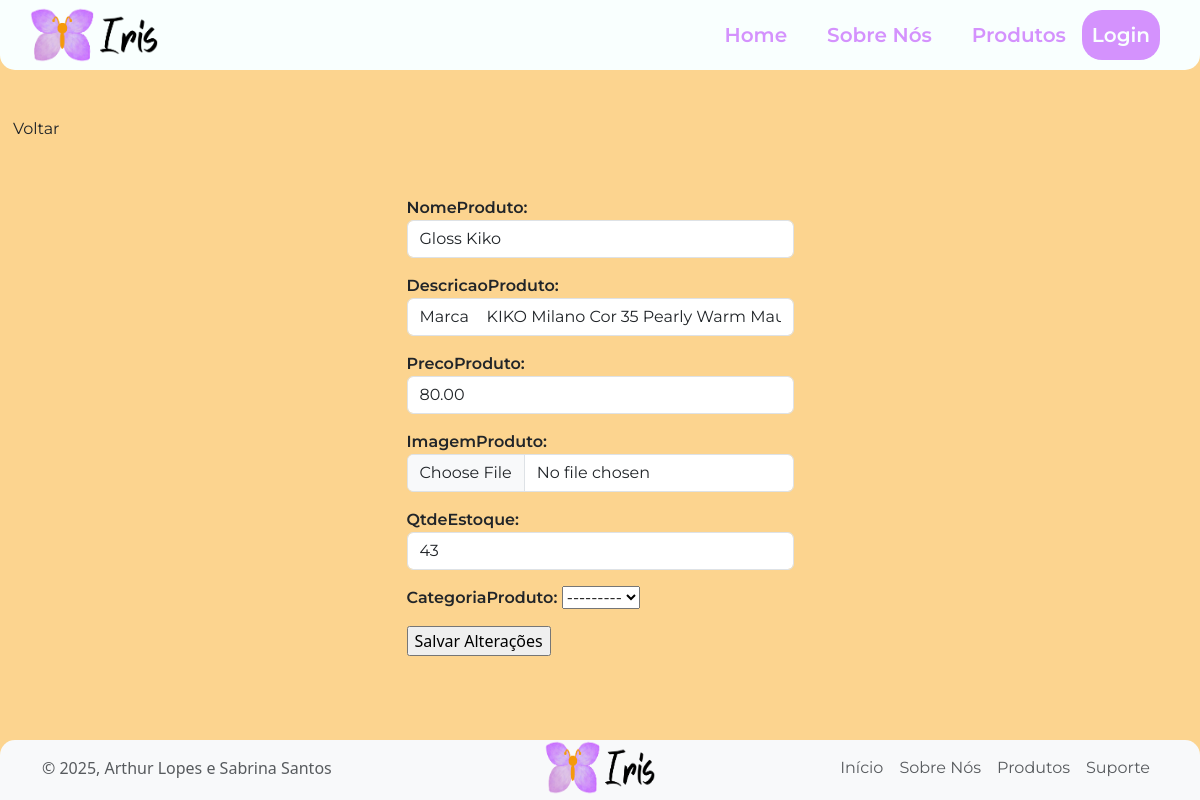
The app's page /editar-produto/5, older data.
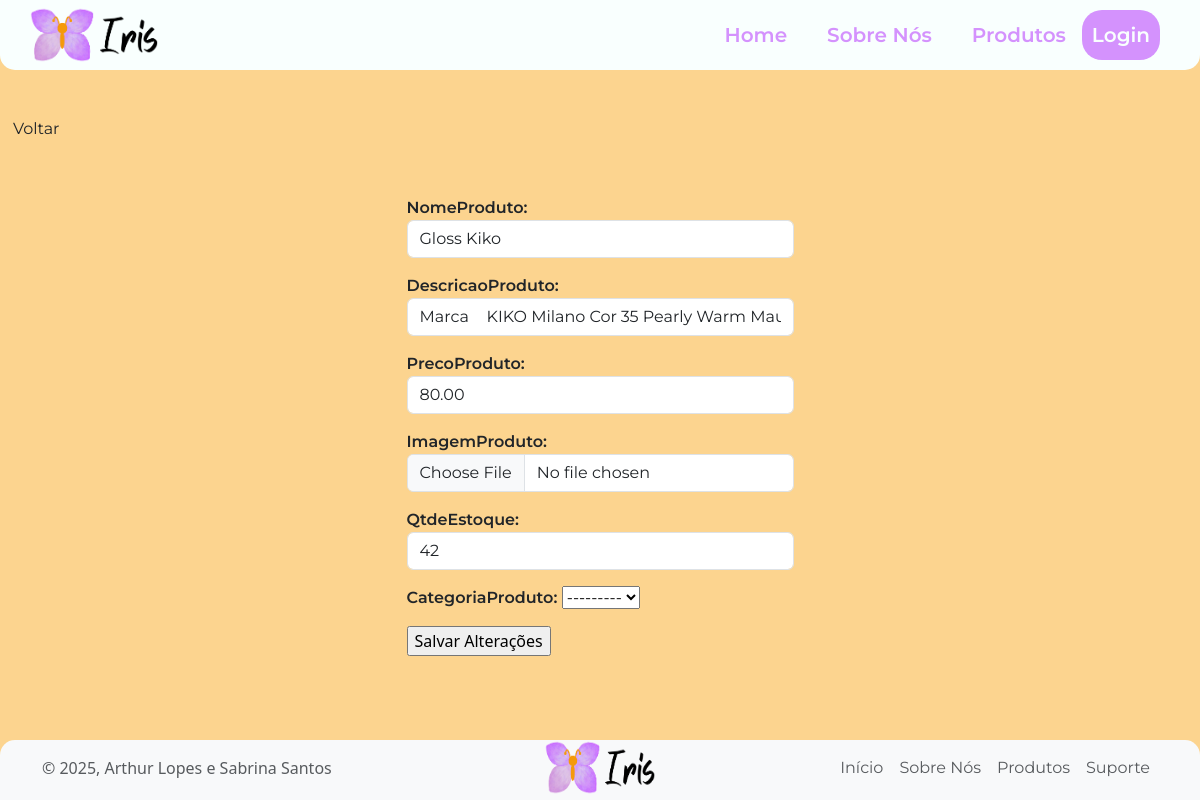
The same page, newer data.
### app/models.py (models this page shows)
class Produto(models.Model):
    nomeProduto = models.CharField(max_length = 200)
    descricaoProduto = models.TextField()
    precoProduto = models.DecimalField(max_digits=10, decimal_places=2)
    imagemProduto = models.ImageField(upload_to='imagens/')
    qtdeEstoque = models.IntegerField()
    categoriaProduto = models.ForeignKey(Categoria, on_delete=models.SET_NULL, null=True, blank=True)

### app/views.py (the view)
# urls.py: path('editar-produto/<int:id_produto>', views.editarProduto, name="editarProduto" ),
def editarProduto(request, id_produto):
    produto = Produto.objects.get(id=id_produto)
    formProd = formProduto(request.POST or None, request.FILES or None,instance=produto)
    if request.POST:
        if formProd.is_valid():
            formProd.save()
            return redirect("listarProdutos")
    return render(request, "editar-produto.html", {'form': formProd})

### app/forms.py
class formProduto(forms.ModelForm):
    class Meta:
        model = Produto
        fields = ('nomeProduto', 'descricaoProduto', 'precoProduto', 'imagemProduto', 'qtdeEstoque', 'categoriaProduto')
        widgets = {
            'nomeProduto' : forms.TextInput(attrs={'class': 'form-control mb-3', 'placeholder': 'nome do produto'}),
            'descricaoProduto': forms.TextInput(attrs={'class': 'form-control mb-3', 'placeholder': 'descrição' }),
            'precoProduto': forms.NumberInput(attrs={'class': 'form-control mb-3', 'placeholder': 'Preço'}),
            'imagemProduto': forms.FileInput(attrs={'class': 'form-control mb-3', 'placeholder': 'descrição' }),
            'qtdeEstoque': forms.NumberInput(attrs={'class': 'form-control mb-3', 'placeholder': 'Produto em estoque' }),
            'categoriaProduto': forms.Select(attrs={'placeholder': 'Selecione uma categoria'}),
        }

### app/templates/editar-produto.html (shortened to what this page needs)
{% extends "template.html" %}
{% load static %}
{% block 'main' %}
<a href="{% url 'dashboard' %}"><button id="btnVoltar" class="btn ">Voltar</button></a>
<div class="container mt-5 d-flex align-items-center justify-content-center" >
    <form method="POST" id="ContainerLogin" enctype="multipart/form-data">
        <div class="form-group">
        {{ form.as_p }}
    </div>
        <input type="submit" value="Salvar Alterações"  id="btnCadastrar">
    </form>
</div>
{% endblock %}

Row changes from the older to the newer data that the page shows:
changed Produto "Gloss Kiko": qtdeEstoque "43" → "42"
